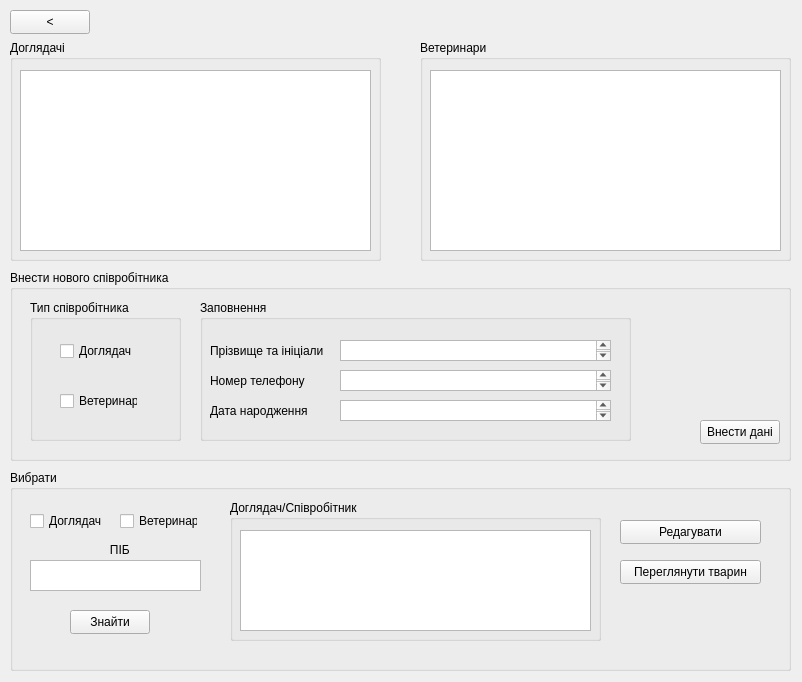
<?xml version="1.0" encoding="UTF-8"?>
<ui version="4.0">
 <class>WorkersForm</class>
 <widget class="QWidget" name="WorkersForm">
  <property name="geometry">
   <rect>
    <x>0</x>
    <y>0</y>
    <width>802</width>
    <height>682</height>
   </rect>
  </property>
  <property name="windowTitle">
   <string>Form</string>
  </property>
  <widget class="QPushButton" name="pushButton">
   <property name="geometry">
    <rect>
     <x>10</x>
     <y>10</y>
     <width>80</width>
     <height>24</height>
    </rect>
   </property>
   <property name="text">
    <string>&lt;</string>
   </property>
  </widget>
  <widget class="QGroupBox" name="groupBox_2">
   <property name="geometry">
    <rect>
     <x>10</x>
     <y>40</y>
     <width>371</width>
     <height>221</height>
    </rect>
   </property>
   <property name="title">
    <string>Доглядачі</string>
   </property>
   <widget class="QTableView" name="caretakersTableView">
    <property name="geometry">
     <rect>
      <x>10</x>
      <y>30</y>
      <width>351</width>
      <height>181</height>
     </rect>
    </property>
   </widget>
  </widget>
  <widget class="QGroupBox" name="groupBox_3">
   <property name="geometry">
    <rect>
     <x>10</x>
     <y>270</y>
     <width>781</width>
     <height>191</height>
    </rect>
   </property>
   <property name="title">
    <string>Внести нового співробітника</string>
   </property>
   <widget class="QGroupBox" name="groupBox_4">
    <property name="geometry">
     <rect>
      <x>20</x>
      <y>30</y>
      <width>151</width>
      <height>141</height>
     </rect>
    </property>
    <property name="title">
     <string>Тип співробітника</string>
    </property>
    <widget class="QCheckBox" name="caretakerCheckBox">
     <property name="geometry">
      <rect>
       <x>30</x>
       <y>40</y>
       <width>78</width>
       <height>22</height>
      </rect>
     </property>
     <property name="text">
      <string>Доглядач</string>
     </property>
    </widget>
    <widget class="QCheckBox" name="veterinariancheckBox">
     <property name="geometry">
      <rect>
       <x>30</x>
       <y>90</y>
       <width>78</width>
       <height>22</height>
      </rect>
     </property>
     <property name="text">
      <string>Ветеринар</string>
     </property>
    </widget>
   </widget>
   <widget class="QPushButton" name="pushButton_2">
    <property name="geometry">
     <rect>
      <x>690</x>
      <y>150</y>
      <width>80</width>
      <height>24</height>
     </rect>
    </property>
    <property name="text">
     <string>Внести дані</string>
    </property>
   </widget>
   <widget class="QGroupBox" name="insertGroupBox">
    <property name="geometry">
     <rect>
      <x>190</x>
      <y>30</y>
      <width>431</width>
      <height>141</height>
     </rect>
    </property>
    <property name="title">
     <string>Заповнення</string>
    </property>
    <widget class="QLabel" name="label_2">
     <property name="geometry">
      <rect>
       <x>10</x>
       <y>40</y>
       <width>121</width>
       <height>21</height>
      </rect>
     </property>
     <property name="text">
      <string>Прізвище та ініціали</string>
     </property>
    </widget>
    <widget class="QLabel" name="label_3">
     <property name="geometry">
      <rect>
       <x>10</x>
       <y>70</y>
       <width>101</width>
       <height>21</height>
      </rect>
     </property>
     <property name="text">
      <string>Номер телефону</string>
     </property>
    </widget>
    <widget class="QLabel" name="label_4">
     <property name="geometry">
      <rect>
       <x>10</x>
       <y>100</y>
       <width>101</width>
       <height>21</height>
      </rect>
     </property>
     <property name="text">
      <string>Дата народження</string>
     </property>
    </widget>
    <widget class="QTextEdit" name="pibText">
     <property name="geometry">
      <rect>
       <x>140</x>
       <y>40</y>
       <width>271</width>
       <height>21</height>
      </rect>
     </property>
    </widget>
    <widget class="QTextEdit" name="phoneNumText">
     <property name="geometry">
      <rect>
       <x>140</x>
       <y>70</y>
       <width>271</width>
       <height>21</height>
      </rect>
     </property>
    </widget>
    <widget class="QTextEdit" name="dateOfBirthText">
     <property name="geometry">
      <rect>
       <x>140</x>
       <y>100</y>
       <width>271</width>
       <height>21</height>
      </rect>
     </property>
    </widget>
   </widget>
  </widget>
  <widget class="QGroupBox" name="groupBox_5">
   <property name="geometry">
    <rect>
     <x>10</x>
     <y>470</y>
     <width>781</width>
     <height>201</height>
    </rect>
   </property>
   <property name="title">
    <string>Вибрати</string>
   </property>
   <widget class="QLabel" name="label">
    <property name="geometry">
     <rect>
      <x>20</x>
      <y>70</y>
      <width>171</width>
      <height>20</height>
     </rect>
    </property>
    <property name="text">
     <string>                        ПІБ</string>
    </property>
   </widget>
   <widget class="QTextEdit" name="pibText_2">
    <property name="geometry">
     <rect>
      <x>20</x>
      <y>90</y>
      <width>171</width>
      <height>31</height>
     </rect>
    </property>
   </widget>
   <widget class="QGroupBox" name="groupBox_6">
    <property name="geometry">
     <rect>
      <x>220</x>
      <y>30</y>
      <width>371</width>
      <height>141</height>
     </rect>
    </property>
    <property name="title">
     <string>Доглядач/Співробітник</string>
    </property>
    <widget class="QTableView" name="employeersViewer">
     <property name="geometry">
      <rect>
       <x>10</x>
       <y>30</y>
       <width>351</width>
       <height>101</height>
      </rect>
     </property>
    </widget>
   </widget>
   <widget class="QPushButton" name="updateButton">
    <property name="geometry">
     <rect>
      <x>610</x>
      <y>50</y>
      <width>141</width>
      <height>24</height>
     </rect>
    </property>
    <property name="text">
     <string>Редагувати</string>
    </property>
   </widget>
   <widget class="QPushButton" name="searchButton">
    <property name="geometry">
     <rect>
      <x>60</x>
      <y>140</y>
      <width>80</width>
      <height>24</height>
     </rect>
    </property>
    <property name="text">
     <string>Знайти</string>
    </property>
   </widget>
   <widget class="QCheckBox" name="caretakerCheckBox_2">
    <property name="geometry">
     <rect>
      <x>20</x>
      <y>40</y>
      <width>78</width>
      <height>22</height>
     </rect>
    </property>
    <property name="text">
     <string>Доглядач</string>
    </property>
   </widget>
   <widget class="QCheckBox" name="veterinariancheckBox_2">
    <property name="geometry">
     <rect>
      <x>110</x>
      <y>40</y>
      <width>78</width>
      <height>22</height>
     </rect>
    </property>
    <property name="text">
     <string>Ветеринар</string>
    </property>
   </widget>
   <widget class="QPushButton" name="updateButton_2">
    <property name="geometry">
     <rect>
      <x>610</x>
      <y>90</y>
      <width>141</width>
      <height>24</height>
     </rect>
    </property>
    <property name="text">
     <string>Переглянути тварин</string>
    </property>
   </widget>
  </widget>
  <widget class="QGroupBox" name="groupBox">
   <property name="geometry">
    <rect>
     <x>420</x>
     <y>40</y>
     <width>371</width>
     <height>221</height>
    </rect>
   </property>
   <property name="title">
    <string>Ветеринари</string>
   </property>
   <widget class="QTableView" name="veterinariansTableView">
    <property name="geometry">
     <rect>
      <x>10</x>
      <y>30</y>
      <width>351</width>
      <height>181</height>
     </rect>
    </property>
   </widget>
  </widget>
 </widget>
 <resources/>
 <connections/>
</ui>
